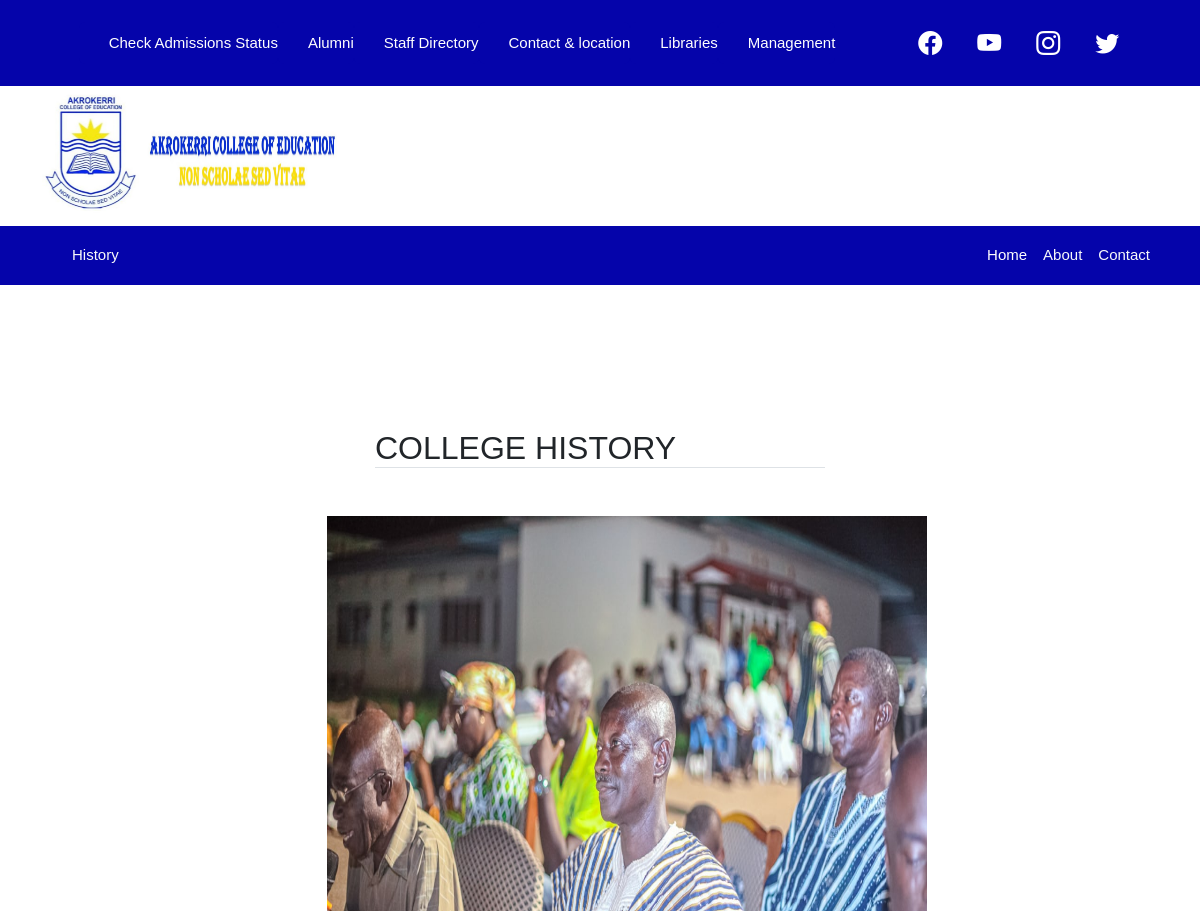
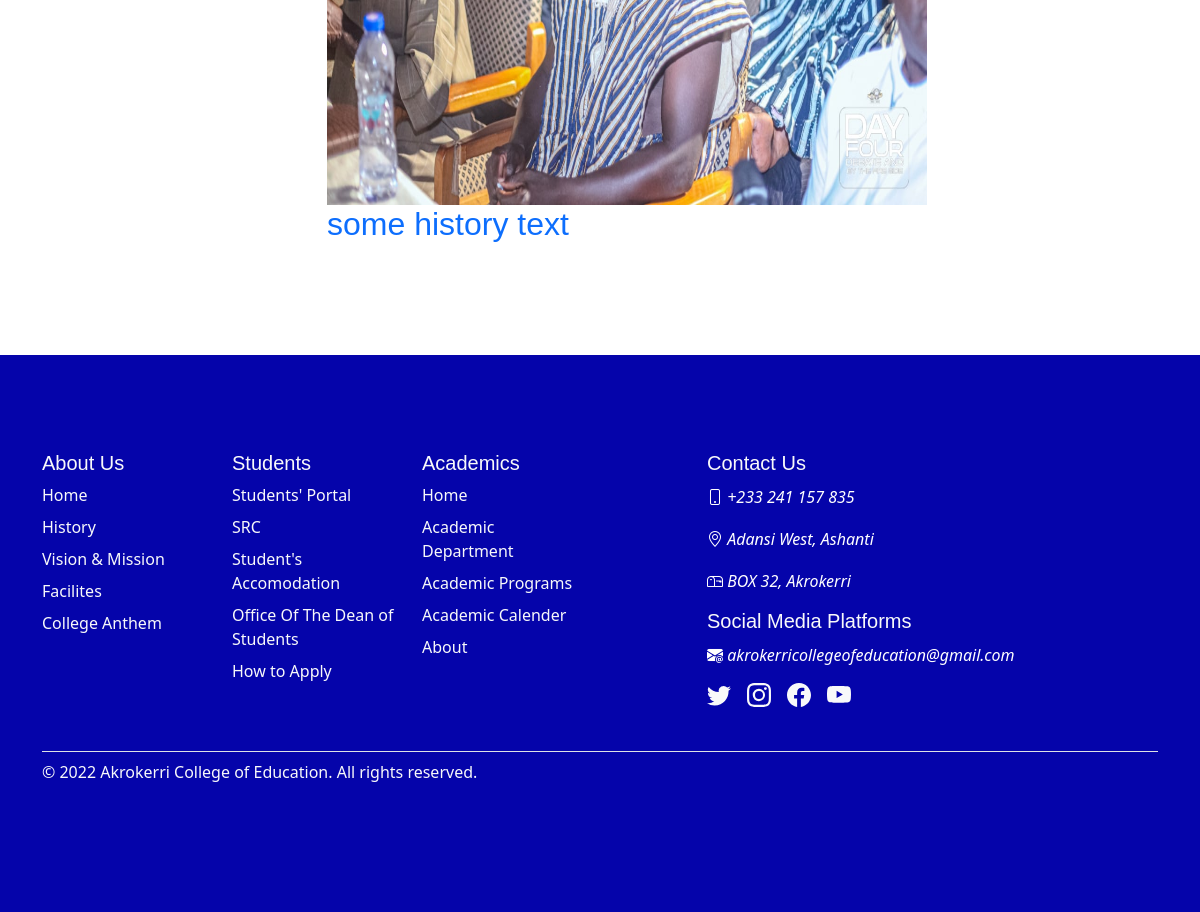
Page /main/history on the committed database (2 pictures, top to bottom).
### main/models.py (models this page shows)
class History(models.Model):
    header = models.CharField(max_length=100,null=False, blank=True)
    image = models.ImageField(upload_to='media/history')
    detail = HTMLField(blank=False,null=False)

### main/views.py (the view)
def history(request, *args, **kwargs):
    his = History.objects.all()
    context ={
        "history": his
    }
    return render(request, 'about/history.html', context)

### main/templates/about/history.html (shortened to what this page needs)
{% extends 'base.html' %}
{% load static %}
{% block content %}
{% include "home/header.html" %}
 <nav class="navbar navbar-expand-lg navbar-dark bg-col " aria-label="Twelfth navbar example">
    <div class="container">
        <a class="navbar-brand text-light" href="#!">History</a>
        <div class="collapse navbar-collapse" id="navbarSupportedContent">
            <ul class="navbar-nav ms-auto mb-2 mb-lg-0">
                <li class="nav-item"><a class="nav-link active" aria-current="page" href="#!">Home</a></li>
                <li class="nav-item"><a class="nav-link text-light" href="#!">About</a></li>
                <li class="nav-item"><a class="nav-link text-light" href="#!">Contact</a></li>
            </ul>
        </div>
    </div>
</nav>
<section class="py-5">
    <div class="container my-5">
        {% for history in history %}
        <div class="row justify-content-center">
            <div class="col-lg-6">
                <h2 class='text-dark  border-bottom m-5' >{{history.header}}</h2>
                <img src="{{history.image.url}}" height="600" width="600">
                <h2 class='text-primary'>{{history.detail|safe}}</h2>
            </div>
        </div>
        {% endfor %}
    </div>
</section>
{% endblock content %}

### main/static/desk.css (style rules this page uses)
section { padding: 60px 0; overflow: hidden; }

### main/templates/home/head.html (style rules this page uses)
body { padding-top: 0rem; padding-bottom: 0rem; color: #5a5a5a; }
.nav-link { display: block; padding: var(--bs-nav-link-padding-y) var(--bs-nav-link-padding-x); font-size: var(--bs-nav-link-font-size); font-weight: var(--bs-nav-link-font-weight); color: #0504aa; text-decoration: none; transition: color .15s ease-in-out,background-color .15s ease-in-out,border-color .15s ease-in-out; }
.bg-col { background-color: #0504aa; }
a { color: #0504aa;; text-decoration: none; }
h1, h2, h3, h4, h5, h6 { font-family: "Raleway", sans-serif; }
.navbar ul { align-items: center; }
.navbar a, .navbar a:focus { display: flex; align-items: center; justify-content: space-between; padding: 10px 0 10px 30px; font-family: "Poppins", sans-serif; font-size: 15px; font-weight: 500; color: #37423b; white-space: nowrap; transition: 0.3s; }
.navbar a:hover, .navbar .active, .navbar .active:focus, .navbar li:hover>a { color: #5fcf80; }

### rows in the picture
History: header "COLLEGE HISTORY", image (picture), detail "some history text"
